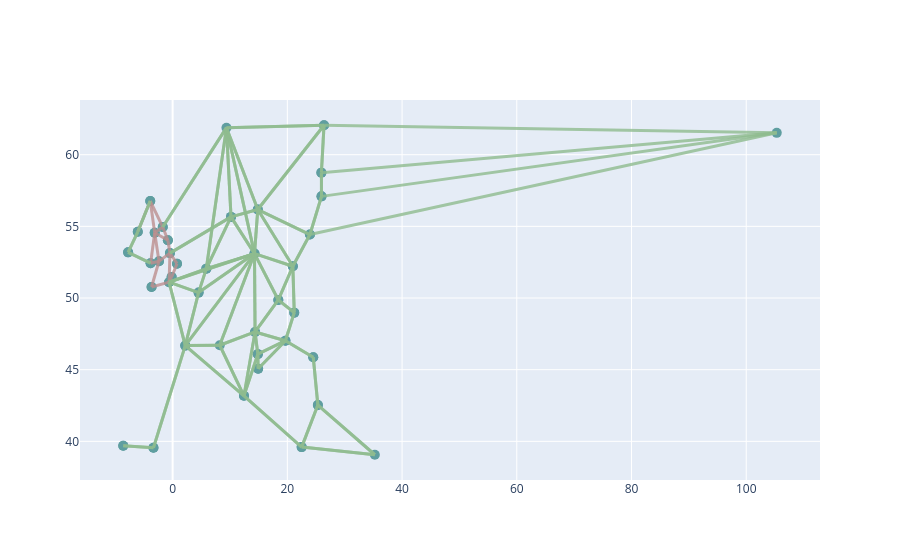

Here is the notebook cell this chart was saved with:
### Code cell
#network.iplot()

### Figure 1 — Plotly figure (JSON) as saved in the notebook; plotly's stock layout.template omitted (floating-point values rounded to 4 significant figures; data arrays with more than 128 entries replaced by an {"elided": "..."} marker saying what was removed)
{"data": [{"hoverinfo": "text", "marker": {"color": "cadetblue", "size": 10}, "mode": "markers", "opacity": 1, "text": ["Bus EN_NorthEast", "Bus EN_NorthWest", "Bus EN_Yorkshire", "Bus EN_EastMidlands", "Bus EN_WestMidlands", "Bus EN_East", "Bus EN_London", "Bus EN_SouthEast", "Bus EN_SouthWest", "Bus EN_Wales", "Bus Scotland", "Bus NorthernIreland", "Bus Austria", "Bus Belgium", "Bus Bulgaria", "Bus Croatia", "Bus Czechia", "Bus Denmark", "Bus Estonia", "Bus Finland", "Bus France", "Bus Germany", "Bus Greece", "Bus Hungary", "Bus Ireland", "Bus Italy", "Bus Latvia", "Bus Lithuania", "Bus Netherlands", "Bus Poland", "Bus Portugal", "Bus Romania", "Bus Slovakia", "Bus Slovenia", "Bus Spain", "Bus Sweden", "Bus Norway", "Bus Switzerland", "Bus Turkey", "Bus Russia", "Bus EN_NorthEast_H2", "Bus EN_NorthWest_H2", "Bus EN_Yorkshire_H2", "Bus EN_EastMidlands_H2", "Bus EN_WestMidlands_H2", "Bus EN_East_H2", "Bus EN_London_H2", "Bus EN_SouthEast_H2", "Bus EN_SouthWest_H2", "Bus EN_Wales_H2", "Bus Scotland_H2", "Bus NorthernIreland_H2", "Bus Austria_H2", "Bus Belgium_H2", "Bus Bulgaria_H2", "Bus Croatia_H2", "Bus Czechia_H2", "Bus Denmark_H2", "Bus Estonia_H2", "Bus Finland_H2", "Bus France_H2", "Bus Germany_H2", "Bus Greece_H2", "Bus Hungary_H2", "Bus Ireland_H2", "Bus Italy_H2", "Bus Latvia_H2", "Bus Lithuania_H2", "Bus Netherlands_H2", "Bus Poland_H2", "Bus Portugal_H2", "Bus Romania_H2", "Bus Slovakia_H2", "Bus Slovenia_H2", "Bus Spain_H2", "Bus Sweden_H2"], "type": "scatter", "x": [-1.72, -3.123, -0.8259, -0.4647, -2.381, 0.7622, -0.1701, -0.6155, -3.673, -3.84, -3.902, -6.074, 14.37, 4.524, 25.32, 14.91, 18.43, 10.18, 25.93, 26.39, 2.202, 14.27, 22.5, 19.67, -7.76, 12.44, 25.96, 23.94, 5.876, 20.96, -8.608, 24.52, 21.2, 14.85, -3.342, 14.85, 9.385, 8.214, 35.25, 105.3, -1.72, -3.123, -0.8259, -0.4647, -2.381, 0.7622, -0.1701, -0.6155, -3.673, -3.84, -3.902, -6.074, 14.37, 4.524, 25.32, 14.91, 18.43, 10.18, 25.93, 26.39, 2.202, 14.27, 22.5, 19.67, -7.76, 12.44, 25.96, 23.94, 5.876, 20.96, -8.608, 24.52, 21.2, 14.85, -3.342, 14.85], "y": [54.95, 54.55, 54.03, 53.13, 52.57, 52.4, 51.47, 51.11, 50.77, 52.43, 56.77, 54.62, 47.63, 50.38, 42.53, 45.07, 49.86, 55.66, 58.75, 62.05, 46.68, 53.1, 39.6, 47.02, 53.19, 43.18, 57.09, 54.43, 52.05, 52.22, 39.69, 45.87, 48.98, 46.08, 39.56, 56.17, 61.88, 46.71, 39.07, 61.52, 54.95, 54.55, 54.03, 53.13, 52.57, 52.4, 51.47, 51.11, 50.77, 52.43, 56.77, 54.62, 47.63, 50.38, 42.53, 45.07, 49.86, 55.66, 58.75, 62.05, 46.68, 53.1, 39.6, 47.02, 53.19, 43.18, 57.09, 54.43, 52.05, 52.22, 39.69, 45.87, 48.98, 46.08, 39.56, 56.17]}, {"hoverinfo": "text", "marker": {"opacity": 0}, "mode": "markers", "text": ["Line EN_NorthEast_EN_NorthWest", "Line EN_NorthWest_EN_Yorkshire", "Line EN_NorthWest_EN_WestMidlands", "Line EN_Yorkshire_EN_NorthEast", "Line EN_EastMidlands_EN_Yorkshire", "Line EN_WestMidlands_EN_EastMidlands", "Line EN_East_EN_EastMidlands", "Line EN_London_EN_SouthEast", "Line EN_London_EN_East", "Line EN_SouthEast_EN_SouthWest", "Line EN_SouthEast_EN_EastMidlands", "Line EN_SouthWest_EN_WestMidlands", "Line EN_Wales_EN_WestMidlands", "Line EN_Wales_EN_NorthWest", "Line Scotland_EN_NorthEast", "Line Scotland_EN_NorthWest", "Line NorthernIreland_Scotland"], "type": "scatter", "x": [-2.422, -1.975, -2.752, -1.273, -0.6453, -1.423, 0.1488, -0.3928, 0.296, -2.144, -0.5401, -3.027, -3.111, -3.482, -2.811, -3.513, -4.988], "y": [54.75, 54.29, 53.56, 54.49, 53.58, 52.85, 52.77, 51.29, 51.93, 50.94, 52.12, 51.67, 52.5, 53.49, 55.86, 55.66, 55.69]}, {"hoverinfo": "text", "marker": {"opacity": 0}, "mode": "markers", "text": {"elided": "156 str values"}, "type": "scatter", "x": {"elided": "156 float values"}, "y": {"elided": "156 float values"}}], "layout": {"autosize": true, "hovermode": "closest", "shapes": [{"line": {"color": "rosybrown", "width": 3}, "opacity": 0.8, "type": "line", "x0": -1.72, "x1": -3.123, "y0": 54.95, "y1": 54.55}, {"line": {"color": "rosybrown", "width": 3}, "opacity": 0.8, "type": "line", "x0": -3.123, "x1": -0.8259, "y0": 54.55, "y1": 54.03}, {"line": {"color": "rosybrown", "width": 3}, "opacity": 0.8, "type": "line", "x0": -3.123, "x1": -2.381, "y0": 54.55, "y1": 52.57}, {"line": {"color": "rosybrown", "width": 3}, "opacity": 0.8, "type": "line", "x0": -0.8259, "x1": -1.72, "y0": 54.03, "y1": 54.95}, {"line": {"color": "rosybrown", "width": 3}, "opacity": 0.8, "type": "line", "x0": -0.4647, "x1": -0.8259, "y0": 53.13, "y1": 54.03}, {"line": {"color": "rosybrown", "width": 3}, "opacity": 0.8, "type": "line", "x0": -2.381, "x1": -0.4647, "y0": 52.57, "y1": 53.13}, {"line": {"color": "rosybrown", "width": 3}, "opacity": 0.8, "type": "line", "x0": 0.7622, "x1": -0.4647, "y0": 52.4, "y1": 53.13}, {"line": {"color": "rosybrown", "width": 3}, "opacity": 0.8, "type": "line", "x0": -0.1701, "x1": -0.6155, "y0": 51.47, "y1": 51.11}, {"line": {"color": "rosybrown", "width": 3}, "opacity": 0.8, "type": "line", "x0": -0.1701, "x1": 0.7622, "y0": 51.47, "y1": 52.4}, {"line": {"color": "rosybrown", "width": 3}, "opacity": 0.8, "type": "line", "x0": -0.6155, "x1": -3.673, "y0": 51.11, "y1": 50.77}, {"line": {"color": "rosybrown", "width": 3}, "opacity": 0.8, "type": "line", "x0": -0.6155, "x1": -0.4647, "y0": 51.11, "y1": 53.13}, {"line": {"color": "rosybrown", "width": 3}, "opacity": 0.8, "type": "line", "x0": -3.673, "x1": -2.381, "y0": 50.77, "y1": 52.57}, {"line": {"color": "rosybrown", "width": 3}, "opacity": 0.8, "type": "line", "x0": -3.84, "x1": -2.381, "y0": 52.43, "y1": 52.57}, {"line": {"color": "rosybrown", "width": 3}, "opacity": 0.8, "type": "line", "x0": -3.84, "x1": -3.123, "y0": 52.43, "y1": 54.55}, {"line": {"color": "rosybrown", "width": 3}, "opacity": 0.8, "type": "line", "x0": -3.902, "x1": -1.72, "y0": 56.77, "y1": 54.95}, {"line": {"color": "rosybrown", "width": 3}, "opacity": 0.8, "type": "line", "x0": -3.902, "x1": -3.123, "y0": 56.77, "y1": 54.55}, {"line": {"color": "rosybrown", "width": 3}, "opacity": 0.8, "type": "line", "x0": -6.074, "x1": -3.902, "y0": 54.62, "y1": 56.77}, {"line": {"color": "darkseagreen", "width": 3}, "opacity": 0.8, "type": "line", "x0": 14.37, "x1": 8.214, "y0": 47.63, "y1": 46.71}, {"line": {"color": "darkseagreen", "width": 3}, "opacity": 0.8, "type": "line", "x0": 14.37, "x1": 18.43, "y0": 47.63, "y1": 49.86}, {"line": {"color": "darkseagreen", "width": 3}, "opacity": 0.8, "type": "line", "x0": 14.37, "x1": 14.27, "y0": 47.63, "y1": 53.1}, {"line": {"color": "darkseagreen", "width": 3}, "opacity": 0.8, "type": "line", "x0": 14.37, "x1": 19.67, "y0": 47.63, "y1": 47.02}, {"line": {"color": "darkseagreen", "width": 3}, "opacity": 0.8, "type": "line", "x0": 14.37, "x1": 12.44, "y0": 47.63, "y1": 43.18}, {"line": {"color": "darkseagreen", "width": 3}, "opacity": 0.8, "type": "line", "x0": 14.37, "x1": 14.85, "y0": 47.63, "y1": 46.08}, {"line": {"color": "darkseagreen", "width": 3}, "opacity": 0.8, "type": "line", "x0": 4.524, "x1": 14.27, "y0": 50.38, "y1": 53.1}, {"line": {"color": "darkseagreen", "width": 3}, "opacity": 0.8, "type": "line", "x0": 4.524, "x1": -0.6155, "y0": 50.38, "y1": 51.11}, {"line": {"color": "darkseagreen", "width": 3}, "opacity": 0.8, "type": "line", "x0": 4.524, "x1": 2.202, "y0": 50.38, "y1": 46.68}, {"line": {"color": "darkseagreen", "width": 3}, "opacity": 0.8, "type": "line", "x0": 4.524, "x1": 5.876, "y0": 50.38, "y1": 52.05}, {"line": {"color": "darkseagreen", "width": 3}, "opacity": 0.8, "type": "line", "x0": 25.32, "x1": 22.5, "y0": 42.53, "y1": 39.6}, {"line": {"color": "darkseagreen", "width": 3}, "opacity": 0.8, "type": "line", "x0": 25.32, "x1": 24.52, "y0": 42.53, "y1": 45.87}, {"line": {"color": "darkseagreen", "width": 3}, "opacity": 0.8, "type": "line", "x0": 25.32, "x1": 35.25, "y0": 42.53, "y1": 39.07}, {"line": {"color": "darkseagreen", "width": 3}, "opacity": 0.8, "type": "line", "x0": 8.214, "x1": 14.37, "y0": 46.71, "y1": 47.63}, {"line": {"color": "darkseagreen", "width": 3}, "opacity": 0.8, "type": "line", "x0": 8.214, "x1": 14.27, "y0": 46.71, "y1": 53.1}, {"line": {"color": "darkseagreen", "width": 3}, "opacity": 0.8, "type": "line", "x0": 8.214, "x1": 2.202, "y0": 46.71, "y1": 46.68}, {"line": {"color": "darkseagreen", "width": 3}, "opacity": 0.8, "type": "line", "x0": 8.214, "x1": 12.44, "y0": 46.71, "y1": 43.18}, {"line": {"color": "darkseagreen", "width": 3}, "opacity": 0.8, "type": "line", "x0": 18.43, "x1": 14.37, "y0": 49.86, "y1": 47.63}, {"line": {"color": "darkseagreen", "width": 3}, "opacity": 0.8, "type": "line", "x0": 18.43, "x1": 14.27, "y0": 49.86, "y1": 53.1}, {"line": {"color": "darkseagreen", "width": 3}, "opacity": 0.8, "type": "line", "x0": 18.43, "x1": 20.96, "y0": 49.86, "y1": 52.22}, {"line": {"color": "darkseagreen", "width": 3}, "opacity": 0.8, "type": "line", "x0": 18.43, "x1": 21.2, "y0": 49.86, "y1": 48.98}, {"line": {"color": "darkseagreen", "width": 3}, "opacity": 0.8, "type": "line", "x0": 14.27, "x1": 14.37, "y0": 53.1, "y1": 47.63}, {"line": {"color": "darkseagreen", "width": 3}, "opacity": 0.8, "type": "line", "x0": 14.27, "x1": 4.524, "y0": 53.1, "y1": 50.38}, {"line": {"color": "darkseagreen", "width": 3}, "opacity": 0.8, "type": "line", "x0": 14.27, "x1": 8.214, "y0": 53.1, "y1": 46.71}, {"line": {"color": "darkseagreen", "width": 3}, "opacity": 0.8, "type": "line", "x0": 14.27, "x1": 18.43, "y0": 53.1, "y1": 49.86}, {"line": {"color": "darkseagreen", "width": 3}, "opacity": 0.8, "type": "line", "x0": 14.27, "x1": 10.18, "y0": 53.1, "y1": 55.66}, {"line": {"color": "darkseagreen", "width": 3}, "opacity": 0.8, "type": "line", "x0": 14.27, "x1": -0.6155, "y0": 53.1, "y1": 51.11}, {"line": {"color": "darkseagreen", "width": 3}, "opacity": 0.8, "type": "line", "x0": 14.27, "x1": 2.202, "y0": 53.1, "y1": 46.68}, {"line": {"color": "darkseagreen", "width": 3}, "opacity": 0.8, "type": "line", "x0": 14.27, "x1": 5.876, "y0": 53.1, "y1": 52.05}, {"line": {"color": "darkseagreen", "width": 3}, "opacity": 0.8, "type": "line", "x0": 14.27, "x1": 9.385, "y0": 53.1, "y1": 61.88}, {"line": {"color": "darkseagreen", "width": 3}, "opacity": 0.8, "type": "line", "x0": 14.27, "x1": 20.96, "y0": 53.1, "y1": 52.22}, {"line": {"color": "darkseagreen", "width": 3}, "opacity": 0.8, "type": "line", "x0": 14.27, "x1": 14.85, "y0": 53.1, "y1": 56.17}, {"line": {"color": "darkseagreen", "width": 3}, "opacity": 0.8, "type": "line", "x0": 10.18, "x1": 14.27, "y0": 55.66, "y1": 53.1}, {"line": {"color": "darkseagreen", "width": 3}, "opacity": 0.8, "type": "line", "x0": 10.18, "x1": -0.4647, "y0": 55.66, "y1": 53.13}, {"line": {"color": "darkseagreen", "width": 3}, "opacity": 0.8, "type": "line", "x0": 10.18, "x1": 5.876, "y0": 55.66, "y1": 52.05}, {"line": {"color": "darkseagreen", "width": 3}, "opacity": 0.8, "type": "line", "x0": 10.18, "x1": 9.385, "y0": 55.66, "y1": 61.88}, {"line": {"color": "darkseagreen", "width": 3}, "opacity": 0.8, "type": "line", "x0": 10.18, "x1": 14.85, "y0": 55.66, "y1": 56.17}, {"line": {"color": "darkseagreen", "width": 3}, "opacity": 0.8, "type": "line", "x0": 25.93, "x1": 26.39, "y0": 58.75, "y1": 62.05}, {"line": {"color": "darkseagreen", "width": 3}, "opacity": 0.8, "type": "line", "x0": 25.93, "x1": 25.96, "y0": 58.75, "y1": 57.09}, {"line": {"color": "darkseagreen", "width": 3}, "opacity": 0.8, "type": "line", "x0": -0.4647, "x1": 10.18, "y0": 53.13, "y1": 55.66}, {"line": {"color": "darkseagreen", "width": 3}, "opacity": 0.8, "type": "line", "x0": -1.72, "x1": 9.385, "y0": 54.95, "y1": 61.88}, {"line": {"color": "darkseagreen", "width": 3}, "opacity": 0.8, "type": "line", "x0": -0.6155, "x1": 4.524, "y0": 51.11, "y1": 50.38}, {"line": {"color": "darkseagreen", "width": 3}, "opacity": 0.8, "type": "line", "x0": -0.6155, "x1": 14.27, "y0": 51.11, "y1": 53.1}, {"line": {"color": "darkseagreen", "width": 3}, "opacity": 0.8, "type": "line", "x0": -0.6155, "x1": 2.202, "y0": 51.11, "y1": 46.68}, {"line": {"color": "darkseagreen", "width": 3}, "opacity": 0.8, "type": "line", "x0": -0.6155, "x1": 5.876, "y0": 51.11, "y1": 52.05}, {"line": {"color": "darkseagreen", "width": 3}, "opacity": 0.8, "type": "line", "x0": -3.84, "x1": -7.76, "y0": 52.43, "y1": 53.19}, {"line": {"color": "darkseagreen", "width": 3}, "opacity": 0.8, "type": "line", "x0": -3.342, "x1": 2.202, "y0": 39.56, "y1": 46.68}, {"line": {"color": "darkseagreen", "width": 3}, "opacity": 0.8, "type": "line", "x0": -3.342, "x1": -8.608, "y0": 39.56, "y1": 39.69}, {"line": {"color": "darkseagreen", "width": 3}, "opacity": 0.8, "type": "line", "x0": 26.39, "x1": 25.93, "y0": 62.05, "y1": 58.75}, {"line": {"color": "darkseagreen", "width": 3}, "opacity": 0.8, "type": "line", "x0": 26.39, "x1": 9.385, "y0": 62.05, "y1": 61.88}, {"line": {"color": "darkseagreen", "width": 3}, "opacity": 0.8, "type": "line", "x0": 26.39, "x1": 14.85, "y0": 62.05, "y1": 56.17}, {"line": {"color": "darkseagreen", "width": 3}, "opacity": 0.8, "type": "line", "x0": 2.202, "x1": 4.524, "y0": 46.68, "y1": 50.38}, {"line": {"color": "darkseagreen", "width": 3}, "opacity": 0.8, "type": "line", "x0": 2.202, "x1": 8.214, "y0": 46.68, "y1": 46.71}, {"line": {"color": "darkseagreen", "width": 3}, "opacity": 0.8, "type": "line", "x0": 2.202, "x1": 14.27, "y0": 46.68, "y1": 53.1}, {"line": {"color": "darkseagreen", "width": 3}, "opacity": 0.8, "type": "line", "x0": 2.202, "x1": -0.6155, "y0": 46.68, "y1": 51.11}, {"line": {"color": "darkseagreen", "width": 3}, "opacity": 0.8, "type": "line", "x0": 2.202, "x1": -3.342, "y0": 46.68, "y1": 39.56}, {"line": {"color": "darkseagreen", "width": 3}, "opacity": 0.8, "type": "line", "x0": 2.202, "x1": 12.44, "y0": 46.68, "y1": 43.18}, {"line": {"color": "darkseagreen", "width": 3}, "opacity": 0.8, "type": "line", "x0": 22.5, "x1": 25.32, "y0": 39.6, "y1": 42.53}, {"line": {"color": "darkseagreen", "width": 3}, "opacity": 0.8, "type": "line", "x0": 22.5, "x1": 12.44, "y0": 39.6, "y1": 43.18}, {"line": {"color": "darkseagreen", "width": 3}, "opacity": 0.8, "type": "line", "x0": 22.5, "x1": 35.25, "y0": 39.6, "y1": 39.07}, {"line": {"color": "darkseagreen", "width": 3}, "opacity": 0.8, "type": "line", "x0": 14.91, "x1": 19.67, "y0": 45.07, "y1": 47.02}, {"line": {"color": "darkseagreen", "width": 3}, "opacity": 0.8, "type": "line", "x0": 14.91, "x1": 14.85, "y0": 45.07, "y1": 46.08}, {"line": {"color": "darkseagreen", "width": 3}, "opacity": 0.8, "type": "line", "x0": 19.67, "x1": 14.37, "y0": 47.02, "y1": 47.63}, {"line": {"color": "darkseagreen", "width": 3}, "opacity": 0.8, "type": "line", "x0": 19.67, "x1": 14.91, "y0": 47.02, "y1": 45.07}, {"line": {"color": "darkseagreen", "width": 3}, "opacity": 0.8, "type": "line", "x0": 19.67, "x1": 24.52, "y0": 47.02, "y1": 45.87}, {"line": {"color": "darkseagreen", "width": 3}, "opacity": 0.8, "type": "line", "x0": 19.67, "x1": 14.85, "y0": 47.02, "y1": 46.08}, {"line": {"color": "darkseagreen", "width": 3}, "opacity": 0.8, "type": "line", "x0": 19.67, "x1": 21.2, "y0": 47.02, "y1": 48.98}, {"line": {"color": "darkseagreen", "width": 3}, "opacity": 0.8, "type": "line", "x0": -7.76, "x1": -3.84, "y0": 53.19, "y1": 52.43}, {"line": {"color": "darkseagreen", "width": 3}, "opacity": 0.8, "type": "line", "x0": -7.76, "x1": -6.074, "y0": 53.19, "y1": 54.62}, {"line": {"color": "darkseagreen", "width": 3}, "opacity": 0.8, "type": "line", "x0": 12.44, "x1": 14.37, "y0": 43.18, "y1": 47.63}, {"line": {"color": "darkseagreen", "width": 3}, "opacity": 0.8, "type": "line", "x0": 12.44, "x1": 8.214, "y0": 43.18, "y1": 46.71}, {"line": {"color": "darkseagreen", "width": 3}, "opacity": 0.8, "type": "line", "x0": 12.44, "x1": 2.202, "y0": 43.18, "y1": 46.68}, {"line": {"color": "darkseagreen", "width": 3}, "opacity": 0.8, "type": "line", "x0": 12.44, "x1": 22.5, "y0": 43.18, "y1": 39.6}, {"line": {"color": "darkseagreen", "width": 3}, "opacity": 0.8, "type": "line", "x0": 12.44, "x1": 14.85, "y0": 43.18, "y1": 46.08}, {"line": {"color": "darkseagreen", "width": 3}, "opacity": 0.8, "type": "line", "x0": 23.94, "x1": 25.96, "y0": 54.43, "y1": 57.09}, {"line": {"color": "darkseagreen", "width": 3}, "opacity": 0.8, "type": "line", "x0": 23.94, "x1": 20.96, "y0": 54.43, "y1": 52.22}, {"line": {"color": "darkseagreen", "width": 3}, "opacity": 0.8, "type": "line", "x0": 23.94, "x1": 14.85, "y0": 54.43, "y1": 56.17}, {"line": {"color": "darkseagreen", "width": 3}, "opacity": 0.8, "type": "line", "x0": 25.96, "x1": 25.93, "y0": 57.09, "y1": 58.75}, {"line": {"color": "darkseagreen", "width": 3}, "opacity": 0.8, "type": "line", "x0": 25.96, "x1": 23.94, "y0": 57.09, "y1": 54.43}, {"line": {"color": "darkseagreen", "width": 3}, "opacity": 0.8, "type": "line", "x0": 5.876, "x1": 4.524, "y0": 52.05, "y1": 50.38}, {"line": {"color": "darkseagreen", "width": 3}, "opacity": 0.8, "type": "line", "x0": 5.876, "x1": 14.27, "y0": 52.05, "y1": 53.1}, {"line": {"color": "darkseagreen", "width": 3}, "opacity": 0.8, "type": "line", "x0": 5.876, "x1": 10.18, "y0": 52.05, "y1": 55.66}, {"line": {"color": "darkseagreen", "width": 3}, "opacity": 0.8, "type": "line", "x0": 5.876, "x1": -0.6155, "y0": 52.05, "y1": 51.11}, {"line": {"color": "darkseagreen", "width": 3}, "opacity": 0.8, "type": "line", "x0": 5.876, "x1": 9.385, "y0": 52.05, "y1": 61.88}, {"line": {"color": "darkseagreen", "width": 3}, "opacity": 0.8, "type": "line", "x0": 9.385, "x1": 14.27, "y0": 61.88, "y1": 53.1}, {"line": {"color": "darkseagreen", "width": 3}, "opacity": 0.8, "type": "line", "x0": 9.385, "x1": 10.18, "y0": 61.88, "y1": 55.66}, {"line": {"color": "darkseagreen", "width": 3}, "opacity": 0.8, "type": "line", "x0": 9.385, "x1": -1.72, "y0": 61.88, "y1": 54.95}, {"line": {"color": "darkseagreen", "width": 3}, "opacity": 0.8, "type": "line", "x0": 9.385, "x1": 26.39, "y0": 61.88, "y1": 62.05}, {"line": {"color": "darkseagreen", "width": 3}, "opacity": 0.8, "type": "line", "x0": 9.385, "x1": 5.876, "y0": 61.88, "y1": 52.05}, {"line": {"color": "darkseagreen", "width": 3}, "opacity": 0.8, "type": "line", "x0": 9.385, "x1": 14.85, "y0": 61.88, "y1": 56.17}, {"line": {"color": "darkseagreen", "width": 3}, "opacity": 0.8, "type": "line", "x0": -6.074, "x1": -7.76, "y0": 54.62, "y1": 53.19}, {"line": {"color": "darkseagreen", "width": 3}, "opacity": 0.8, "type": "line", "x0": -6.074, "x1": -3.902, "y0": 54.62, "y1": 56.77}, {"line": {"color": "darkseagreen", "width": 3}, "opacity": 0.8, "type": "line", "x0": 20.96, "x1": 18.43, "y0": 52.22, "y1": 49.86}, {"line": {"color": "darkseagreen", "width": 3}, "opacity": 0.8, "type": "line", "x0": 20.96, "x1": 14.27, "y0": 52.22, "y1": 53.1}, {"line": {"color": "darkseagreen", "width": 3}, "opacity": 0.8, "type": "line", "x0": 20.96, "x1": 23.94, "y0": 52.22, "y1": 54.43}, {"line": {"color": "darkseagreen", "width": 3}, "opacity": 0.8, "type": "line", "x0": 20.96, "x1": 14.85, "y0": 52.22, "y1": 56.17}, {"line": {"color": "darkseagreen", "width": 3}, "opacity": 0.8, "type": "line", "x0": 20.96, "x1": 21.2, "y0": 52.22, "y1": 48.98}, {"line": {"color": "darkseagreen", "width": 3}, "opacity": 0.8, "type": "line", "x0": -8.608, "x1": -3.342, "y0": 39.69, "y1": 39.56}, {"line": {"color": "darkseagreen", "width": 3}, "opacity": 0.8, "type": "line", "x0": 24.52, "x1": 25.32, "y0": 45.87, "y1": 42.53}, {"line": {"color": "darkseagreen", "width": 3}, "opacity": 0.8, "type": "line", "x0": 24.52, "x1": 19.67, "y0": 45.87, "y1": 47.02}, {"line": {"color": "darkseagreen", "width": 3}, "opacity": 0.8, "type": "line", "x0": 105.3, "x1": 25.93, "y0": 61.52, "y1": 58.75}, {"line": {"color": "darkseagreen", "width": 3}, "opacity": 0.8, "type": "line", "x0": 105.3, "x1": 26.39, "y0": 61.52, "y1": 62.05}, {"line": {"color": "darkseagreen", "width": 3}, "opacity": 0.8, "type": "line", "x0": 105.3, "x1": 23.94, "y0": 61.52, "y1": 54.43}, {"line": {"color": "darkseagreen", "width": 3}, "opacity": 0.8, "type": "line", "x0": 105.3, "x1": 25.96, "y0": 61.52, "y1": 57.09}, {"line": {"color": "darkseagreen", "width": 3}, "opacity": 0.8, "type": "line", "x0": -3.902, "x1": -6.074, "y0": 56.77, "y1": 54.62}, {"line": {"color": "darkseagreen", "width": 3}, "opacity": 0.8, "type": "line", "x0": 14.85, "x1": 14.27, "y0": 56.17, "y1": 53.1}, {"line": {"color": "darkseagreen", "width": 3}, "opacity": 0.8, "type": "line", "x0": 14.85, "x1": 10.18, "y0": 56.17, "y1": 55.66}, {"line": {"color": "darkseagreen", "width": 3}, "opacity": 0.8, "type": "line", "x0": 14.85, "x1": 26.39, "y0": 56.17, "y1": 62.05}, {"line": {"color": "darkseagreen", "width": 3}, "opacity": 0.8, "type": "line", "x0": 14.85, "x1": 23.94, "y0": 56.17, "y1": 54.43}, {"line": {"color": "darkseagreen", "width": 3}, "opacity": 0.8, "type": "line", "x0": 14.85, "x1": 9.385, "y0": 56.17, "y1": 61.88}, {"line": {"color": "darkseagreen", "width": 3}, "opacity": 0.8, "type": "line", "x0": 14.85, "x1": 20.96, "y0": 56.17, "y1": 52.22}, {"line": {"color": "darkseagreen", "width": 3}, "opacity": 0.8, "type": "line", "x0": 14.85, "x1": 14.37, "y0": 46.08, "y1": 47.63}, {"line": {"color": "darkseagreen", "width": 3}, "opacity": 0.8, "type": "line", "x0": 14.85, "x1": 14.91, "y0": 46.08, "y1": 45.07}, {"line": {"color": "darkseagreen", "width": 3}, "opacity": 0.8, "type": "line", "x0": 14.85, "x1": 19.67, "y0": 46.08, "y1": 47.02}, {"line": {"color": "darkseagreen", "width": 3}, "opacity": 0.8, "type": "line", "x0": 14.85, "x1": 12.44, "y0": 46.08, "y1": 43.18}, {"line": {"color": "darkseagreen", "width": 3}, "opacity": 0.8, "type": "line", "x0": 21.2, "x1": 18.43, "y0": 48.98, "y1": 49.86}, {"line": {"color": "darkseagreen", "width": 3}, "opacity": 0.8, "type": "line", "x0": 21.2, "x1": 19.67, "y0": 48.98, "y1": 47.02}, {"line": {"color": "darkseagreen", "width": 3}, "opacity": 0.8, "type": "line", "x0": 21.2, "x1": 20.96, "y0": 48.98, "y1": 52.22}, {"line": {"color": "darkseagreen", "width": 3}, "opacity": 0.8, "type": "line", "x0": 35.25, "x1": 25.32, "y0": 39.07, "y1": 42.53}, {"line": {"color": "darkseagreen", "width": 3}, "opacity": 0.8, "type": "line", "x0": 35.25, "x1": 22.5, "y0": 39.07, "y1": 39.6}, {"line": {"color": "darkseagreen", "width": 3}, "opacity": 0.8, "type": "line", "x0": -1.72, "x1": -1.72, "y0": 54.95, "y1": 54.95}, {"line": {"color": "darkseagreen", "width": 3}, "opacity": 0.8, "type": "line", "x0": -3.123, "x1": -3.123, "y0": 54.55, "y1": 54.55}, {"line": {"color": "darkseagreen", "width": 3}, "opacity": 0.8, "type": "line", "x0": -0.8259, "x1": -0.8259, "y0": 54.03, "y1": 54.03}, {"line": {"color": "darkseagreen", "width": 3}, "opacity": 0.8, "type": "line", "x0": -0.4647, "x1": -0.4647, "y0": 53.13, "y1": 53.13}, {"line": {"color": "darkseagreen", "width": 3}, "opacity": 0.8, "type": "line", "x0": -2.381, "x1": -2.381, "y0": 52.57, "y1": 52.57}, {"line": {"color": "darkseagreen", "width": 3}, "opacity": 0.8, "type": "line", "x0": 0.7622, "x1": 0.7622, "y0": 52.4, "y1": 52.4}, {"line": {"color": "darkseagreen", "width": 3}, "opacity": 0.8, "type": "line", "x0": -0.1701, "x1": -0.1701, "y0": 51.47, "y1": 51.47}, {"line": {"color": "darkseagreen", "width": 3}, "opacity": 0.8, "type": "line", "x0": -0.6155, "x1": -0.6155, "y0": 51.11, "y1": 51.11}, {"line": {"color": "darkseagreen", "width": 3}, "opacity": 0.8, "type": "line", "x0": -3.673, "x1": -3.673, "y0": 50.77, "y1": 50.77}, {"line": {"color": "darkseagreen", "width": 3}, "opacity": 0.8, "type": "line", "x0": -3.84, "x1": -3.84, "y0": 52.43, "y1": 52.43}, {"line": {"color": "darkseagreen", "width": 3}, "opacity": 0.8, "type": "line", "x0": -3.902, "x1": -3.902, "y0": 56.77, "y1": 56.77}, {"line": {"color": "darkseagreen", "width": 3}, "opacity": 0.8, "type": "line", "x0": -6.074, "x1": -6.074, "y0": 54.62, "y1": 54.62}, {"line": {"color": "darkseagreen", "width": 3}, "opacity": 0.8, "type": "line", "x0": 14.37, "x1": 14.37, "y0": 47.63, "y1": 47.63}, {"line": {"color": "darkseagreen", "width": 3}, "opacity": 0.8, "type": "line", "x0": 4.524, "x1": 4.524, "y0": 50.38, "y1": 50.38}, {"line": {"color": "darkseagreen", "width": 3}, "opacity": 0.8, "type": "line", "x0": 25.32, "x1": 25.32, "y0": 42.53, "y1": 42.53}, {"line": {"color": "darkseagreen", "width": 3}, "opacity": 0.8, "type": "line", "x0": 14.91, "x1": 14.91, "y0": 45.07, "y1": 45.07}, {"line": {"color": "darkseagreen", "width": 3}, "opacity": 0.8, "type": "line", "x0": 18.43, "x1": 18.43, "y0": 49.86, "y1": 49.86}, {"line": {"color": "darkseagreen", "width": 3}, "opacity": 0.8, "type": "line", "x0": 10.18, "x1": 10.18, "y0": 55.66, "y1": 55.66}, {"line": {"color": "darkseagreen", "width": 3}, "opacity": 0.8, "type": "line", "x0": 25.93, "x1": 25.93, "y0": 58.75, "y1": 58.75}, {"line": {"color": "darkseagreen", "width": 3}, "opacity": 0.8, "type": "line", "x0": 26.39, "x1": 26.39, "y0": 62.05, "y1": 62.05}, {"line": {"color": "darkseagreen", "width": 3}, "opacity": 0.8, "type": "line", "x0": 2.202, "x1": 2.202, "y0": 46.68, "y1": 46.68}, {"line": {"color": "darkseagreen", "width": 3}, "opacity": 0.8, "type": "line", "x0": 14.27, "x1": 14.27, "y0": 53.1, "y1": 53.1}, {"line": {"color": "darkseagreen", "width": 3}, "opacity": 0.8, "type": "line", "x0": 22.5, "x1": 22.5, "y0": 39.6, "y1": 39.6}, {"line": {"color": "darkseagreen", "width": 3}, "opacity": 0.8, "type": "line", "x0": 19.67, "x1": 19.67, "y0": 47.02, "y1": 47.02}, {"line": {"color": "darkseagreen", "width": 3}, "opacity": 0.8, "type": "line", "x0": -7.76, "x1": -7.76, "y0": 53.19, "y1": 53.19}, {"line": {"color": "darkseagreen", "width": 3}, "opacity": 0.8, "type": "line", "x0": 12.44, "x1": 12.44, "y0": 43.18, "y1": 43.18}, {"line": {"color": "darkseagreen", "width": 3}, "opacity": 0.8, "type": "line", "x0": 25.96, "x1": 25.96, "y0": 57.09, "y1": 57.09}, {"line": {"color": "darkseagreen", "width": 3}, "opacity": 0.8, "type": "line", "x0": 23.94, "x1": 23.94, "y0": 54.43, "y1": 54.43}, {"line": {"color": "darkseagreen", "width": 3}, "opacity": 0.8, "type": "line", "x0": 5.876, "x1": 5.876, "y0": 52.05, "y1": 52.05}, {"line": {"color": "darkseagreen", "width": 3}, "opacity": 0.8, "type": "line", "x0": 20.96, "x1": 20.96, "y0": 52.22, "y1": 52.22}, {"line": {"color": "darkseagreen", "width": 3}, "opacity": 0.8, "type": "line", "x0": -8.608, "x1": -8.608, "y0": 39.69, "y1": 39.69}, {"line": {"color": "darkseagreen", "width": 3}, "opacity": 0.8, "type": "line", "x0": 24.52, "x1": 24.52, "y0": 45.87, "y1": 45.87}, {"line": {"color": "darkseagreen", "width": 3}, "opacity": 0.8, "type": "line", "x0": 21.2, "x1": 21.2, "y0": 48.98, "y1": 48.98}, {"line": {"color": "darkseagreen", "width": 3}, "opacity": 0.8, "type": "line", "x0": 14.85, "x1": 14.85, "y0": 46.08, "y1": 46.08}, {"line": {"color": "darkseagreen", "width": 3}, "opacity": 0.8, "type": "line", "x0": -3.342, "x1": -3.342, "y0": 39.56, "y1": 39.56}, {"line": {"color": "darkseagreen", "width": 3}, "opacity": 0.8, "type": "line", "x0": 14.85, "x1": 14.85, "y0": 56.17, "y1": 56.17}], "showlegend": false, "title": {"text": ""}, "xaxis": {"autorange": true, "range": [-15.91, 112.6], "type": "linear"}, "yaxis": {"autorange": true, "range": [36.72, 64.4], "type": "linear"}}}
